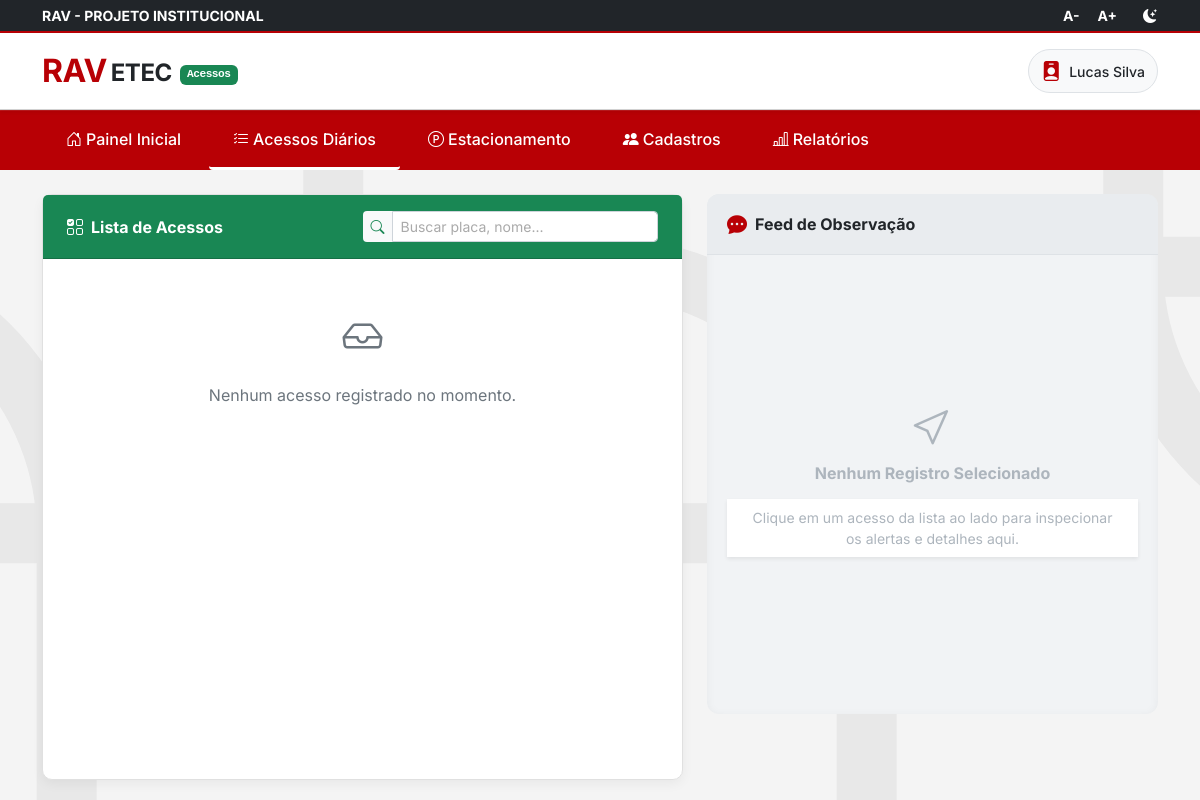
The app's page /acessos.php, older data.
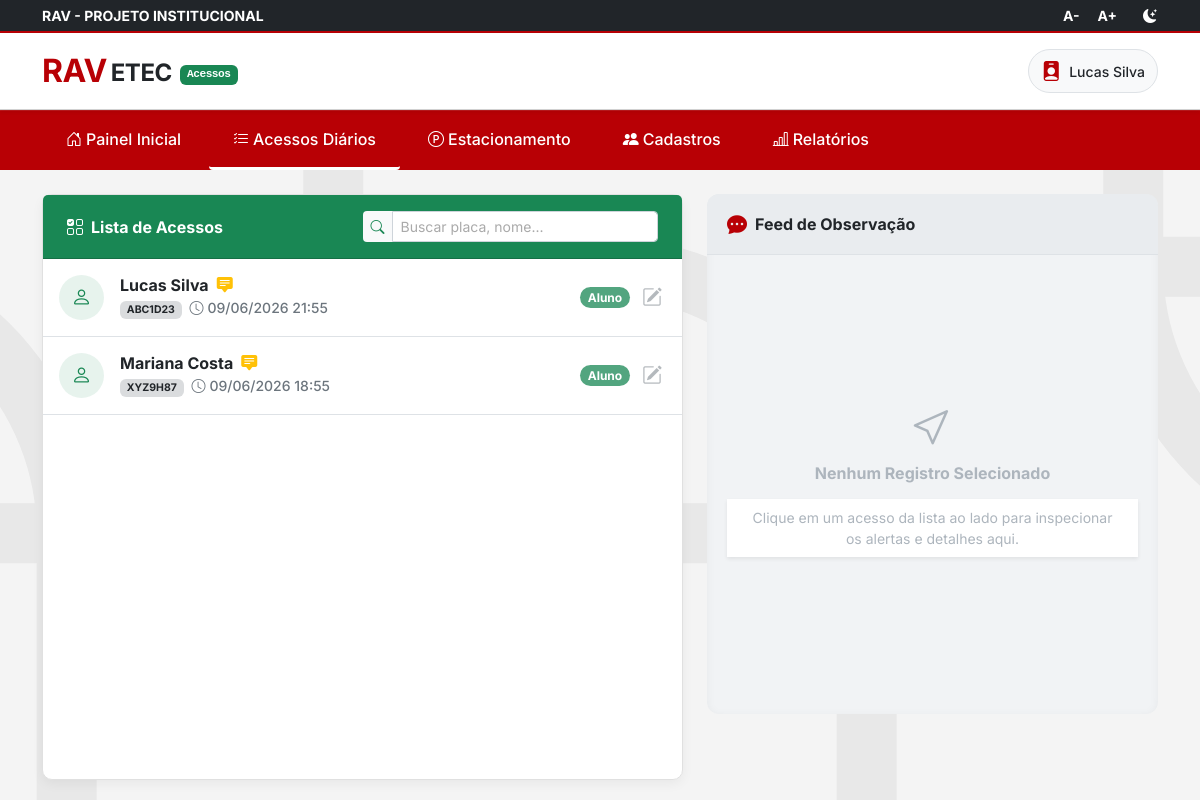
The same page, newer data.
### tables this page shows
CREATE TABLE registros_acesso (
    id INT AUTO_INCREMENT PRIMARY KEY,
    id_veiculo INT NOT NULL,
    id_usuario_registro INT NULL,  
    id_empresa INT NULL,  
    tipo_acesso VARCHAR(50) NOT NULL,  
    curso VARCHAR(50) NULL,  
    periodo VARCHAR(50) NULL,  
    funcao VARCHAR(50) NULL,  
    nome_condutor VARCHAR(150) NOT NULL,
    contato_tipo VARCHAR(20) DEFAULT 'tel',
    contato_valor VARCHAR(50) NULL,
    observacao TEXT NULL,
    status VARCHAR(20) DEFAULT 'Dentro',  
    data_hora_entrada DATETIME DEFAULT CURRENT_TIMESTAMP,
    data_hora_saida DATETIME NULL,
    CONSTRAINT fk_registro_veiculo
        FOREIGN KEY (id_veiculo)
        REFERENCES veiculos(id)
        ON DELETE CASCADE,
    CONSTRAINT fk_registro_empresa
        FOREIGN KEY (id_empresa)
        REFERENCES unidades(id)
        ON DELETE CASCADE
);

CREATE TABLE veiculos (
    id INT AUTO_INCREMENT PRIMARY KEY,
    id_unidade INT NOT NULL,
    id_usuario INT NULL,  
    id_empresa INT NULL,  
    placa VARCHAR(10) NOT NULL UNIQUE,
    modelo VARCHAR(80) NOT NULL,
    cor VARCHAR(30) NULL,
    tipo_veiculo VARCHAR(50) NOT NULL,  
    created_at TIMESTAMP DEFAULT CURRENT_TIMESTAMP,
    CONSTRAINT fk_veiculo_unidade
        FOREIGN KEY (id_unidade)
        REFERENCES unidades(id)
        ON DELETE CASCADE,
    CONSTRAINT fk_veiculo_empresa
        FOREIGN KEY (id_empresa)
        REFERENCES unidades(id)
        ON DELETE SET NULL,
    CONSTRAINT fk_veiculo_usuario
        FOREIGN KEY (id_usuario)
        REFERENCES usuarios(id)
        ON DELETE CASCADE
);

### acessos.php (the view, shortened to what the changed rows need)
<?php
require_once 'conn.php';
$filtroNome = trim($_GET['nome'] ?? '');
if (!empty($filtroNome)) {
    $stmtAcessos = $pdo->prepare("
        SELECT r.id, r.nome_condutor, r.tipo_acesso, r.data_hora_entrada, r.observacao, r.status,
               r.curso, r.periodo, r.funcao, r.contato_tipo, r.contato_valor,
               v.placa, v.tipo_veiculo, v.modelo, v.cor
        FROM registros_acesso r
        LEFT JOIN veiculos v ON r.id_veiculo = v.id
        WHERE r.nome_condutor LIKE :nome OR v.placa LIKE :nome
        ORDER BY r.data_hora_entrada DESC
        LIMIT 200
    ");
    $stmtAcessos->execute([':nome' => "%$filtroNome%"]);
} else {
    $stmtAcessos = $pdo->query("
        SELECT r.id, r.nome_condutor, r.tipo_acesso, r.data_hora_entrada, r.observacao, r.status,
               r.curso, r.periodo, r.funcao, r.contato_tipo, r.contato_valor,
               v.placa, v.tipo_veiculo, v.modelo, v.cor
        FROM registros_acesso r
        LEFT JOIN veiculos v ON r.id_veiculo = v.id
        ORDER BY r.data_hora_entrada DESC
        LIMIT 200
    ");
}
$acessos = $stmtAcessos->fetchAll(PDO::FETCH_ASSOC);
?>
<!DOCTYPE html>
<html lang="pt-br">
<head>
    <link href="https://cdn.jsdelivr.net/npm/bootstrap@5.3.0/dist/css/bootstrap.min.css" rel="stylesheet">
    <link rel="stylesheet" href="https://cdn.jsdelivr.net/npm/bootstrap-icons@1.11.0/font/bootstrap-icons.css">
    <link rel="stylesheet" href="css/index.css">
    <link rel="stylesheet" href="css/style.css">
</head>
<body class="light-mode section-bg-gray d-flex flex-column min-vh-100">
    <header class="main-header bg-white shadow-sm sticky-top">
        <div class="container py-3 d-flex justify-content-between align-items-center">
            <div class="d-flex align-items-center gap-3">
                <a href="painel-admin.php" class="text-decoration-none d-flex align-items-center">
                    <h1 class="logo-text m-0 fw-bold d-flex align-items-center">
                        <span class="text-cps-red fs-2 me-1">RAV</span>
                        <span class="text-dark fs-4 mt-1">ETEC</span>
                        <span class="badge bg-success text-white font-monospace ms-2 mt-2" style="font-size: 0.70rem;">Acessos</span>
                    </h1>
                </a>
            </div>
        </div>
    </header>
    <main class="container py-4">
        <div class="row g-4 h-100 align-items-stretch">
            <div class="col-12 col-lg-7">
                <div class="card border-0 shadow-lg h-100 bg-white">
                    <div class="card-body p-0" style="height: calc(100vh - 280px); min-height: 400px; overflow-y: auto;">
                        <div class="list-group list-group-flush custom-scrollbar" id="listaAcessos">
                            <?php if (count($acessos) > 0): ?>
                                <?php foreach ($acessos as $reg):
                                    $hasObs = !empty(trim($reg['observacao'] ?? ''));
                                    $dataHora = date('d/m/Y H:i', strtotime($reg['data_hora_entrada']));
                                    $nome = htmlspecialchars($reg['nome_condutor']);
                                    $placa = htmlspecialchars($reg['placa'] ?? 'PÉ');
                                    $tipo = htmlspecialchars($reg['tipo_acesso'] ?? 'Serviço');
                                    $obs = $hasObs ? htmlspecialchars(trim($reg['observacao'] ?? '')) : '';
                                    $id = $reg['id'];
                                    $curso = htmlspecialchars($reg['curso'] ?? '');
                                    $periodo = htmlspecialchars($reg['periodo'] ?? '');
                                    $funcao = htmlspecialchars($reg['funcao'] ?? '');
                                    $modelo = htmlspecialchars($reg['modelo'] ?? '');
                                    $cor = htmlspecialchars($reg['cor'] ?? '');
                                    $contato_tipo = htmlspecialchars($reg['contato_tipo'] ?? 'tel');
                                    $contato_valor = htmlspecialchars($reg['contato_valor'] ?? '');
                                    $tipo_veiculo = htmlspecialchars($reg['tipo_veiculo'] ?? 'Carro');
                                ?>
                                    <div class="list-group-item list-acesso-item p-3 border-bottom"
                                         data-id="<?= $id ?>"
                                         data-nome="<?= $nome ?>"
                                         data-placa="<?= $placa ?>"
                                         data-hora="<?= $dataHora ?>"
                                         data-tipo="<?= $tipo ?>"
                                         data-obs="<?= $obs ?>"
                                         data-hasobs="<?= $hasObs ? 'true' : 'false' ?>"
                                         data-curso="<?= $curso ?>"
                                         data-periodo="<?= $periodo ?>"
                                         data-funcao="<?= $funcao ?>"
                                         data-modelo="<?= $modelo ?>"
                                         data-cor="<?= $cor ?>"
                                         data-contatotipo="<?= $contato_tipo ?>"
                                         data-contatovalor="<?= $contato_valor ?>"
                                         data-tipoveiculo="<?= $tipo_veiculo ?>">
                                        <div class="d-flex justify-content-between align-items-center">
                                            <div class="d-flex align-items-center gap-3 w-100">
                                                <div class="bg-success bg-opacity-10 text-success rounded-circle d-flex align-items-center justify-content-center flex-shrink-0" style="width: 45px; height: 45px;">
                                                    <i class="bi <?= $tipo === 'Aluno' ? 'bi-person' : 'bi-car-front' ?> fs-5"></i>
                                                </div>
                                                <div class="flex-grow-1">
                                                    <h6 class="mb-0 fw-bold text-dark d-flex align-items-center gap-2">
                                                        <?= $nome ?>
                                                        <?php if($hasObs): ?>
                                                            <i class="bi bi-chat-square-text-fill text-warning fs-6" title="Possui observação"></i>
                                                        <?php endif; ?>
                                                    </h6>
                                                    <small class="text-secondary fw-medium">
                                                        <span class="badge bg-secondary bg-opacity-25 text-dark fw-bold me-1"><?= $placa ?></span>
                                                        <i class="bi bi-clock me-1"></i><?= $dataHora ?>
                                                    </small>
                                                </div>
                                            </div>
                                            <div class="d-flex align-items-center gap-2">
                                                <span class="badge bg-success bg-opacity-75 rounded-pill"><?= $tipo ?></span>
                                                <button type="button" class="btn btn-sm text-secondary btn-edit-acesso p-1 border-0" title="Editar Acesso" onclick="abrirModalEdicao(this, event)">
                                                    <i class="bi bi-pencil-square fs-5"></i>
                                                </button>
                                            </div>
                                        </div>
                                    </div>
                                <?php endforeach; ?>
                            <?php else: ?>
                                <div class="p-5 text-center text-secondary">
                                    <i class="bi bi-inbox fs-1 d-block mb-3"></i>
                                    <p>Nenhum acesso registrado no momento.</p>
                                </div>
                            <?php endif; ?>
                        </div>
                    </div>
                </div>
            </div>
</body>
</html>

Row changes from the older to the newer data that the page shows:
added registros_acesso: nome_condutor "Lucas Silva", id_veiculo.placa "ABC1D23", data_hora_entrada "09/06/2026 21:55", tipo_acesso "Aluno"
added registros_acesso: nome_condutor "Mariana Costa", id_veiculo.placa "XYZ9H87", data_hora_entrada "09/06/2026 18:55", tipo_acesso "Aluno"
Text that changed along with them:
text no longer shown: "Nenhum acesso registrado no momento."
